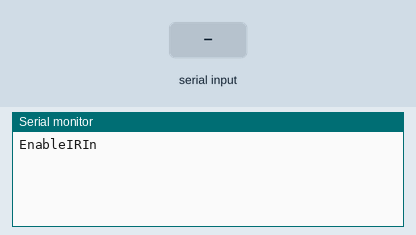
Simulated run of this sketch. Board: Arduino Uno, built with avr-gcc and run on an emulated ATmega328P. Parts: the last lines printed to the serial monitor. The test bench sets the inputs (shaded band).

Above: at 1.2 s.
1.3 s: "1" received over Serial
At 3.0 s:
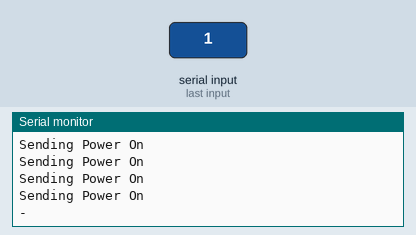
3.3 s: "2" received over Serial
At 3.44 s:
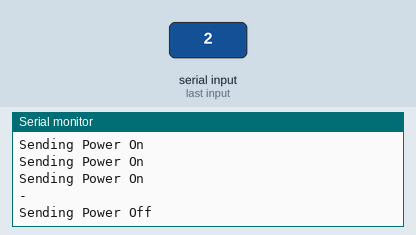
5.3 s: "3" received over Serial
At 6.3 s:
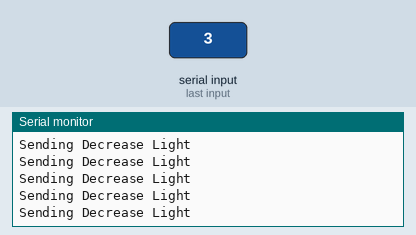

Measured:
- after the input at 1.3 s, the serial monitor: prints a new line at once (image 1)
- after the input at 3.3 s, the serial monitor: prints a new line at once (image 2)
- after the input at 5.3 s, the serial monitor: prints a new line at once (image 3)

The sketch:

EASYIOT_IR_v1.ino
```cpp
#include <IRLib.h>

//Create a receiver object to listen on pin 11
IRrecv My_Receiver(11);

//Create a decoder object
IRdecode My_Decoder;
IRsend   My_Sender;

void setup()
{
  Serial.begin(115200);
  Serial.println("EnableIRIn");
  //My_Receiver.enableIRIn(); // Start the receiver
}

void loop() {
//Continuously look for results. When you have them pass them to the decoder

  /*
  if (My_Receiver.GetResults(&My_Decoder)) {
    My_Decoder.decode();		//Decode the data
    My_Decoder.DumpResults();	//Show the results on serial monitor
    My_Receiver.resume(); 		//Restart the receiver
  }*/
  unsigned long lngStart = millis();

  switch(Serial.read())
  {
      case '1':
            for(int i=0; i<5;i++)
            {
              Serial.println("Sending Power On ");
              My_Sender.send(NEC,0xF7C03F, 32);
              //My_Sender.send(NECX,0xE040BF, 32);
              delay(100);
            }
            Serial.println("-");
          break;
      case '2':
            for(int i=0; i<5;i++)
            {
              Serial.println("Sending Power Off ");
              My_Sender.send(NEC,0xF740BF, 32);
              delay(100);
            }
            Serial.println("-");
          break;
      case '3':
            //for(int i=0; i<16;i++)
            while(millis()<lngStart+(200*16))
            {
                Serial.println("Sending Decrease Light ");
                My_Sender.send(NEC,0xF7807F, 32);   //Led Strip - Decrease Light
                delay(20);
            }
            Serial.println("-");
          break;
      case '4':
            //for(int i=0; i<16;i++)
            while(millis()<lngStart+(200*16))
            {
               Serial.println("Sending Increase Light");
               My_Sender.send(NEC,0xF700FF, 32);   //Led Strip - Increase Light
               delay(20);
            }
            Serial.println("-");
          break;
      case '5':
            //for(int i=0; i<16;i++)
            while(millis()<lngStart+(150*20))
            {
                Serial.println("Sending Decrease Light ");
                My_Sender.send(NEC,0xF7807F, 32);   //Led Strip - Decrease Light
                delay(20);
            }
            Serial.println("-");
          break;
      case '6':
            //for(int i=0; i<16;i++)
            while(millis()<lngStart+(150*20))
            {
               Serial.println("Sending Increase Light");
               My_Sender.send(NEC,0xF700FF, 32);   //Led Strip - Increase Light
               delay(20);
            }
            Serial.println("-");
          break;
      default:
          break;

  }

}
```
